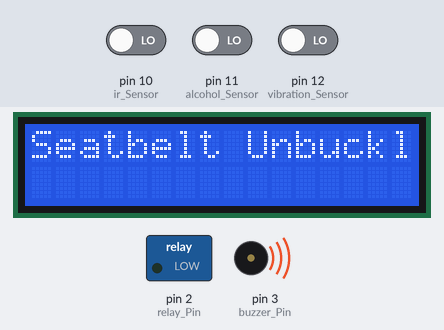
A sketch run on a simulated Arduino Uno, built with avr-gcc and run on an emulated ATmega328P. On the bench: 16×2 character LCD, switched loads named in the sketch (green lamp = pin HIGH), buzzer (waves = sounding, pin HIGH). The inputs (shaded band) are chosen by the test bench; at power-on: pin 10 (ir_Sensor) LOW, pin 12 (vibration_Sensor) LOW, pin 11 (alcohol_Sensor) LOW. The GPS gets a fix after 3 s at 37.7749, -122.4194 with 8 satellites; what the sketch prints to the serial monitor is not drawn.

Above: at 1.0 s.
1.1 s: pin 10 (ir_Sensor) driven HIGH
At 2.5 s:
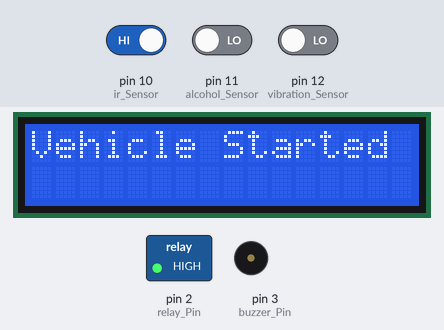
2.8 s: pin 12 (vibration_Sensor) driven HIGH
At 3.5 s:
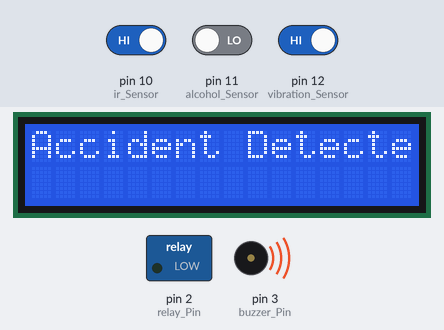
4.3 s: pin 12 (vibration_Sensor) driven LOW
At 4.6 s:
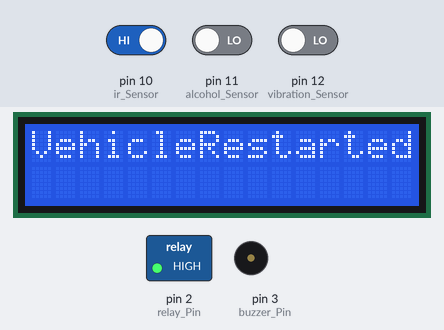
5.8 s: pin 11 (alcohol_Sensor) driven HIGH
At 7.0 s:
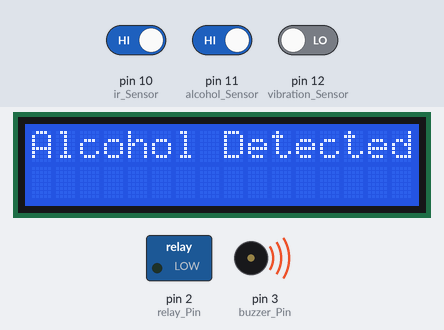
7.3 s: pin 11 (alcohol_Sensor) driven LOW
At 8.1 s:
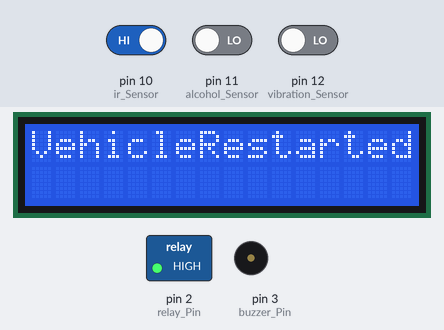
8.8 s: pin 10 (ir_Sensor) driven LOW
At 9.2 s:
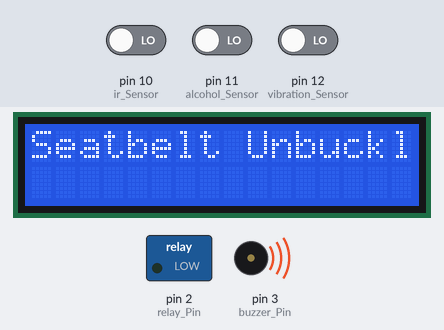
Timing chart, 0 to 11.3 s (numbered marks = the images above; inputs shaded):
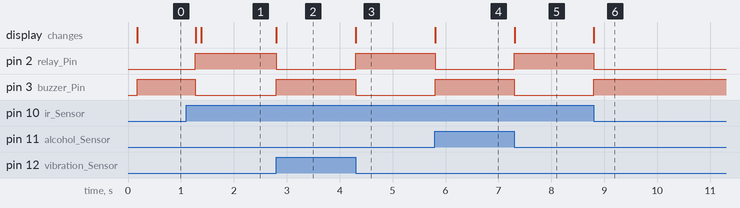

The sketch:

arduino_code.ino
```cpp
#include <LiquidCrystal.h>
#include <TinyGPS.h>
LiquidCrystal lcd(4, 5, 6, 7, 8, 9);

const int relay_Pin = 2;
const int buzzer_Pin = 3;
const int ir_Sensor = 10;        // Seatbelt sensor
const int alcohol_Sensor = 11;
const int vibration_Sensor = 12;
TinyGPS gps;
long lat = 28563900, lon = 77159000;
bool ir_status = LOW;
bool alcohol_Status = LOW;
bool vibration_Status = LOW;

void setup() {
  pinMode(relay_Pin, OUTPUT);
  pinMode(buzzer_Pin, OUTPUT);
  pinMode(ir_Sensor, INPUT);
  pinMode(alcohol_Sensor, INPUT);
  pinMode(vibration_Sensor, INPUT);
  Serial.begin(9600);
  lcd.begin(16, 2);
  lcd.print("73,78,95 ACCIDENT");
  lcd.setCursor(0, 1);
  lcd.print("DETECTION SYSTEM");
  delay(100); // Wait for 2 seconds to display the initial message

  checkInitialConditions(); // Check seatbelt and alcohol status at startup
}

void loop() {
  ir_status = digitalRead(ir_Sensor);
  alcohol_Status = digitalRead(alcohol_Sensor);
  vibration_Status = digitalRead(vibration_Sensor);

  if (ir_status == HIGH && alcohol_Status == LOW) {   // Both seatbelt detected and no alcohol
    digitalWrite(buzzer_Pin, LOW);
//    lcd.clear();
//    lcd.print("System Ready");
//    delay(100);  // Slight delay for the "System Ready" message

//    lcd.clear();
//    lcd.print("Vehicle Starting...");
//    delay(100);  // Wait for the user to see the "Vehicle Starting" message

    digitalWrite(relay_Pin, HIGH);   // Start the vehicle (Relay ON)
//    lcd.clear();
//    lcd.print("Vehicle Started");
//    delay(500);  // Allow the user to see that the vehicle has started

    while (1) {
      // Continuously check for alcohol, seatbelt, and accidents during operation
      ir_status = digitalRead(ir_Sensor);
      alcohol_Status = digitalRead(alcohol_Sensor);
      vibration_Status = digitalRead(vibration_Sensor);

      if (vibration_Status == HIGH) {
        triggerAlert("Accident Detected");
        delay(100); // Allow time for the alert to display
        sendLocation(); // Send GPS location via SMS
        while (digitalRead(vibration_Sensor) == HIGH) {
          // Keep the vehicle stopped and the buzzer sounding until accident condition is cleared
        }
        stopAlert();  // Stop the buzzer when the accident condition is cleared
        lcd.clear();
        lcd.print("VehicleRestarted");
        delay(100);
        digitalWrite(relay_Pin, HIGH); // Restart the vehicle
      }

      // Check conditions without flickering the display
      if (alcohol_Status == HIGH) {
        triggerAlert("Alcohol Detected");
        // Keep the alert displayed until the condition changes
        while (digitalRead(alcohol_Sensor) == HIGH) {
          // Wait for alcohol to be cleared
        }
        stopAlert();  // Stop the buzzer when alcohol is no longer detected
        lcd.clear();
        lcd.print("VehicleRestarted");
        delay(100);
      }

      if (ir_status == LOW) {
        triggerAlert("Seatbelt Unbuckled");
        // Keep the alert displayed until the condition changes
        while (digitalRead(ir_Sensor) == LOW) {
          // Wait for the seatbelt to be buckled
        }
        stopAlert();  // Stop the buzzer when the seatbelt is buckled again
        lcd.clear();
        lcd.print("VehicleRestarted");
        delay(100);
      }
    }
  } else {
    // If seatbelt is unbuckled or alcohol is detected during initial check
    if (ir_status == LOW) {
      triggerAlert("Seatbelt Unbuckled");
    }

    if (alcohol_Status == HIGH) {
      triggerAlert("Alcohol Detected");
    }
  }
}

void checkInitialConditions() {
  ir_status = digitalRead(ir_Sensor);
  alcohol_Status = digitalRead(alcohol_Sensor);

  // Check if seatbelt is unbuckled or alcohol is detected
  if (ir_status == LOW || alcohol_Status == HIGH) {
    // Trigger alert if either condition fails
    if (ir_status == LOW) {
      triggerAlert("Seatbelt Unbuckled");
       while (ir_status == LOW) {
      ir_status = digitalRead(ir_Sensor);
      alcohol_Status = digitalRead(alcohol_Sensor);
      delay(100); // Small delay to debounce sensor readings
    }
    }

    if (alcohol_Status == HIGH) {
      triggerAlert("Alcohol Detected");
      while (alcohol_Status == HIGH) {
      ir_status = digitalRead(ir_Sensor);
      alcohol_Status = digitalRead(alcohol_Sensor);
      delay(100); // Small delay to debounce sensor readings
    }
    }

    // Keep the vehicle stopped and wait for both conditions to be resolved
//    while (ir_status == LOW || alcohol_Status == HIGH) {
//      ir_status = digitalRead(ir_Sensor);
//      alcohol_Status = digitalRead(alcohol_Sensor);
//      delay(100); // Small delay to debounce sensor readings
//    }

    // Stop the alert once both conditions are resolved
    stopAlert();
    lcd.clear();
    lcd.print("Vehicle Starting");
    delay(100); // Display "Vehicle Starting" before turning on the relay
    digitalWrite(relay_Pin, HIGH);  // Start the vehicle after both conditions are met
    lcd.clear();
    lcd.print("Vehicle Started");
    delay(100);  // Allow the user to see the "Vehicle Started" message
  } else {
    // If no issues, the vehicle is ready to start
    lcd.clear();
    lcd.print("Seatbelt and");
    lcd.setCursor(0, 1);
    lcd.print("Alcohol OK");
    delay(100);
    lcd.clear();
    lcd.print("Vehicle Starting");
    delay(100);  // Display "Vehicle Starting" before turning on the relay
    digitalWrite(relay_Pin, HIGH);  // Allow the vehicle to start
    lcd.clear();
    lcd.print("Vehicle Started");
    delay(100);  // Allow the user to see the "Vehicle Started" message
  }
}

void triggerAlert(String reason) {
  lcd.clear();
  lcd.print(reason);  // Display the reason for stopping (Alcohol or Seatbelt)
  digitalWrite(relay_Pin, LOW);  // Stop the motor (Relay OFF)
  digitalWrite(buzzer_Pin, HIGH);  // Keep the buzzer on
}

void stopAlert() {
  digitalWrite(buzzer_Pin, LOW);  // Stop the buzzer
  digitalWrite(relay_Pin, HIGH);  // Allow the vehicle to start again
}

void sendLocation() {
  // Read GPS data and send it via SMS
  gps_read();
  Serial.println("AT+CMGF=1"); // Set GSM Module to Text Mode
  delay(100);
  Serial.print("AT+CMGS=\"+918072022561\"\r"); // Replace with your phone number
  delay(100);
  Serial.println("Accident Detected!\n"); // The SMS text you want to send
  Serial.println("Location:");
  Serial.print("Latitude: ");
  Serial.println((lat * 0.000001), 8);
  Serial.print(", Longitude: ");
  Serial.println((lon * 0.000001), 8);
  delay(100);
  Serial.println("To check the nearest hospital click:");
  Serial.print("https://rahuljiv2004.github.io/accident-alert/?lat=");
  Serial.print((lat * 0.000001), 8);  // Insert actual latitude value
  Serial.print("&lon=");
  Serial.print((lon * 0.000001), 8);

  Serial.write(26); // Send Ctrl+Z to indicate the end of the message
}

void gps_read() {
  byte a;

  if (Serial.available()) {  // Check if data is available from GPS
    a = Serial.read();
    while (gps.encode(a)) {  // Encode GPS data
      gps.get_position(&lat, &lon); // Get latitude and longitude
    }
  }
}
```

Measured:
- after the input at 1.1 s, pin 2 (relay_Pin): LOW → HIGH after 0.17 s; pin 3 (buzzer_Pin): HIGH → LOW after 0.17 s; the display: first changes after 0.18 s (image 1 shows a later state)
- after the input at 2.8 s, pin 2 (relay_Pin): HIGH → LOW at once; pin 3 (buzzer_Pin): LOW → HIGH at once; the display: changes at once (image 2)
- after the input at 4.3 s, pin 2 (relay_Pin): LOW → HIGH at once; pin 3 (buzzer_Pin): HIGH → LOW at once; the display: changes at once (image 3)
- after the input at 5.8 s, pin 2 (relay_Pin): HIGH → LOW at once; pin 3 (buzzer_Pin): LOW → HIGH at once; the display: changes at once (image 4)
- after the input at 7.3 s, pin 2 (relay_Pin): LOW → HIGH at once; pin 3 (buzzer_Pin): HIGH → LOW at once; the display: changes at once (image 5)
- after the input at 8.8 s, pin 2 (relay_Pin): HIGH → LOW at once; pin 3 (buzzer_Pin): LOW → HIGH at once; the display: changes at once (image 6)
